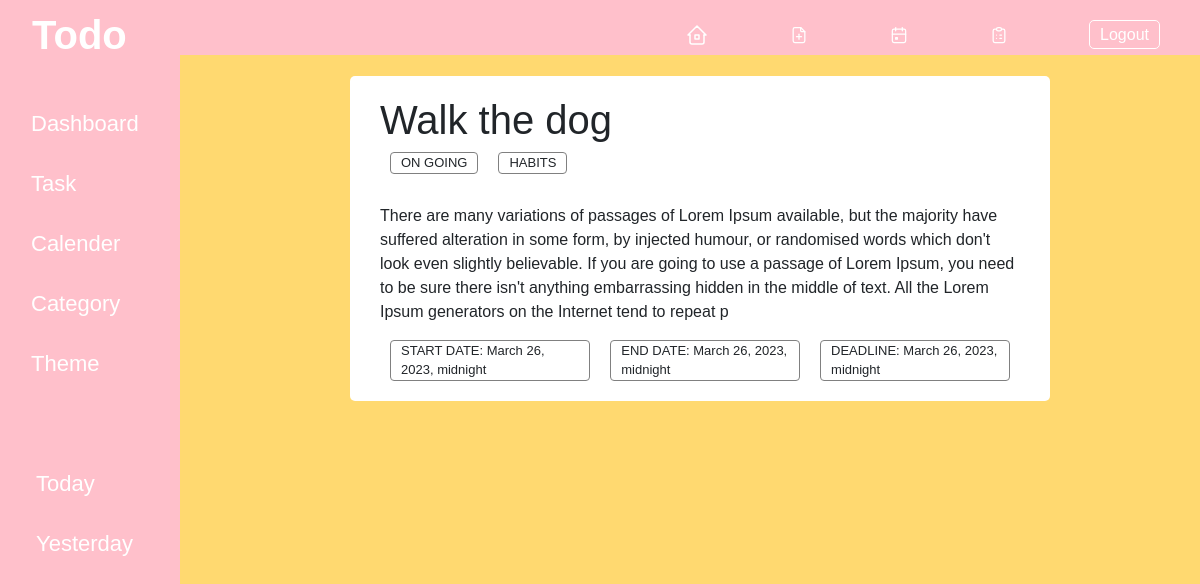
Page /task/6 (signed in) on the committed database.
### page_app/models.py (models this page shows)
class Task(models.Model):
    CHOICES = (
    ("ON GOING", "ON GOING"),
    ("DONE", "DONE")
    )
    title = models.CharField(max_length=50)
    start_date =  models.DateTimeField(auto_now_add=False)
    end_date =  models.DateTimeField(auto_now=False)
    deadline = models.DateTimeField(auto_now=False)
    completionstatus = models.CharField(max_length=255,choices=CHOICES)
    description = models.TextField(max_length=400)
    added_by = models.ForeignKey(User,on_delete=models.CASCADE)
    category = models.ForeignKey(Category,on_delete=models.CASCADE)

class Category(models.Model):
    CHOICES = (
    ("ALL", "ALL"),
    ("WORK", "WORK"),
    ("PERSONAL", "PERSONAL"),
    ("WHISLIST", "WHISLIST"),
    ("BIRTHDAY", "BIRTHDAY"),
    ("HABITS", "HABITS"),
    ("LEARNING", "LEARNING")
    )
    name =  models.CharField(max_length=400, choices = CHOICES, default ='ALL')
    def __str__(self):
            return self.name

### page_app/views.py (the view)
# urls.py: path('task/<int:id>', views.single_task,name='single-task'),
@user_passes_test(is_user,login_url='/user/login/')
def single_task(request,id):
    task = Task.objects.get(id=id)
    data ={
        "task":task,
        "user":is_user(request.user),
        "theme":request.user.profile.theme
    }
    return render(request,'single-task.html',data)

### page_app/views.py (called while the page is built)
def is_user(user):
    try:
        return user.is_authenticated and (user.profile.type == 'USER')
    except Profile.DoesNotExist:
        return False

### page_app/templates/single-task.html (shortened to what this page needs)
{% extends 'base.html' %}
{% load static %}
{% load crispy_forms_tags %}
{% block style %}
<link rel="stylesheet" href="{% static 'css/single-task.css' %}"/>
{% endblock style %}
{% block content %}
<div class="single-task">
    <h1>{{task.title}}</h1>
    <div class="panel">
        <p>{{task.completionstatus}}</p>
        <p>{{task.category}}</p>
    </div>
    <p class="description">{{task.description}}</p>
    <div class="panel">
        <p>START DATE: {{task.start_date}}</p>
        <p>END DATE: {{task.end_date}}</p>
        <p>DEADLINE: {{task.deadline}}</p>
    </div>
</div>
{% endblock content %}

### page_app/static/css/style.css (style rules this page uses)
body { font-family: "Mukta", sans-serif; box-sizing: border-box; background-color: aqua; }
.img-todo { background-color: #ffd970; background-size: cover; width: 100%; }

### page_app/static/css/single-task.css (style rules this page uses)
.single-task { width: 700px; height: fit-content; background-color: white; margin: 20px auto; border-radius: 5px; padding: 20px 30px; }
.panel { display: flex; }
.panel p { padding: 0px 10px; margin: 0px 10px; border: 1px solid grey; border-radius: 4px; font-size: 13px; }
.description { margin-top: 30px; }

### rows in the picture
Task: title "Walk the dog", completionstatus "ON GOING", category "HABITS", description "There are many variations of passages of Lorem Ipsum available, but the majority have suffered alteration in some form, by injected humour, or randomised words which don't look even slightly believable. If you are going to use a passage of Lorem Ipsum, you need to be sure there isn't anything embarrassing hidden in the middle of text. All the Lorem Ipsum generators on the Internet tend to repeat p", start_date "March 26, 2023, midnight", end_date "March 26, 2023, midnight", deadline "March 26, 2023, midnight"
